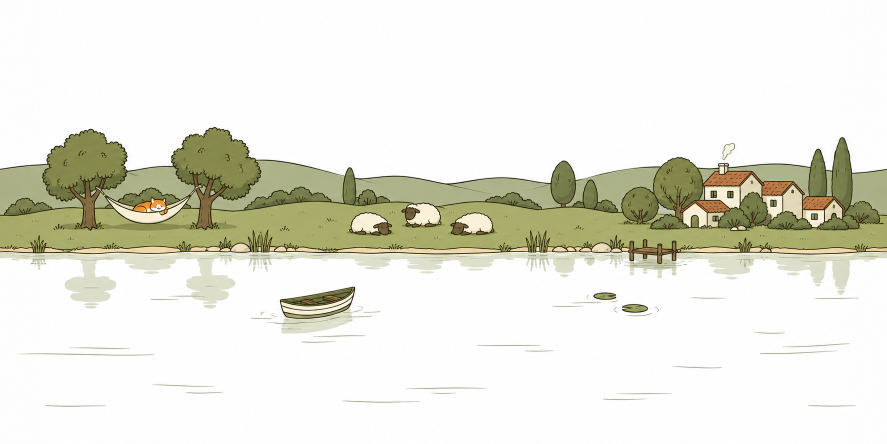
#> input picture scripts/assets/footer/landscape-source.png, 1774 x 887 px (shown at 1/2 size)
$ python prepare-footer-landscape.py
#> lines starting #> are read from the running program, lines starting #| are printed output that depends on the picture; after the words box and inside, x2 and y2 are one past the last pixel; in counts of white or black regions, pixels touching at a corner belong together
#> in main, src is the input picture: PIL image 1774x887 RGB; mean R, G, B 231.1, 231.1, 220
#!/usr/bin/env python3
"""Prepare the site footer landscape tile.

The imagegen source is a horizontally repeatable strip drawn on pure white. This script:
0. closes the last few pixels of the left/right seam so the tile repeats exactly;
1. bakes a multiply blend against the footer panel color, so paper-white areas
   (water, sheep, cottage walls) match the panel exactly;
2. turns the open sky into real transparency by flood-filling near-white pixels
   connected to the top edge, so the footer sun can sit *behind* the hills;
3. writes a tiny sketch of the land and its ink lines that the footer inlines as a
   placeholder until the full artwork has loaded;
4. cuts the open water at the bottom into a band that repeats vertically, so the lake can
   continue below the footer when the page is rubber-banded past its end.

Usage: python3 scripts/prepare-footer-landscape.py
Requires numpy and Pillow.
"""
from collections import deque
from pathlib import Path

import numpy as np
from PIL import Image, ImageFilter

ROOT = Path(__file__).resolve().parent.parent
SOURCE = ROOT / 'scripts/assets/footer/landscape-source.png'
OUTPUT = ROOT / 'src/assets/img/footer-landscape.png'
SKETCH = ROOT / 'src/assets/img/footer-landscape-sketch.png'
WATER = ROOT / 'src/assets/img/footer-landscape-water.png'
PANEL = (0xFC, 0xF9, 0xED)  # keep in sync with --footer-panel in site-footer.css
SKY_THRESHOLD = 236  # min channel value counted as open sky
SEAM = 16  # columns blended on each side of the wrap-around seam
SKETCH_WIDTH = 480  # placeholder width; it is inlined into every page, so keep it a few KB
SKETCH_INK = (0x2F, 0x31, 0x22)  # footer ink
SKETCH_INK_STRENGTH = 0.38  # how much ink shows over the panel
WATER_COPIES = 3  # vertically stacked, horizontally shifted copies of the open-water band
WATER_OBJECT = 150  # max channel distance from the panel color that counts as an object, not a ripple


def close_seam(rgb: np.ndarray) -> np.ndarray:
    """Blend mirrored columns around the wrap seam so column 0 == column w-1."""
    out = rgb.copy()
    w = rgb.shape[1]
#> w = 1774
    for k in range(SEAM):
        weight = 0.5 * (1 - k / SEAM)
        left, right = rgb[:, k], rgb[:, w - 1 - k]
        out[:, k] = (1 - weight) * left + weight * right
        out[:, w - 1 - k] = (1 - weight) * right + weight * left
    return out


def sky_mask(rgb: np.ndarray) -> np.ndarray:
    """Near-white pixels 4-connected to the top edge."""
    h, w, _ = rgb.shape
#> h = 887; w = 1774
    light = rgb.min(axis=2) >= SKY_THRESHOLD
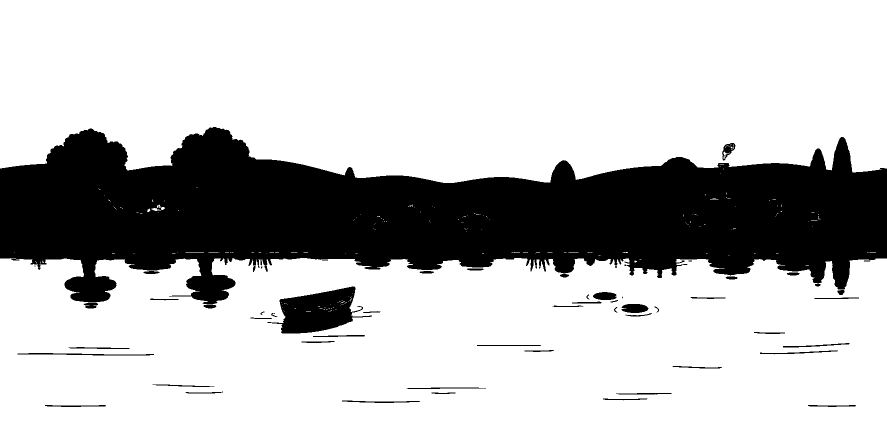
#> light: shape (887, 1774) bool (shown at 1/2 size); 75.4% white; 57 black regions (7 under 20 px), largest, box (x1, y1, x2, y2) and area: (0, 254, 1774, 608) 366722, (535, 573, 744, 667) 10527, (1243, 608, 1297, 626) 778
    sky = np.zeros((h, w), dtype=bool)
    queue = deque((0, x) for x in range(w) if light[0, x])
    for _, x in queue:
        sky[0, x] = True
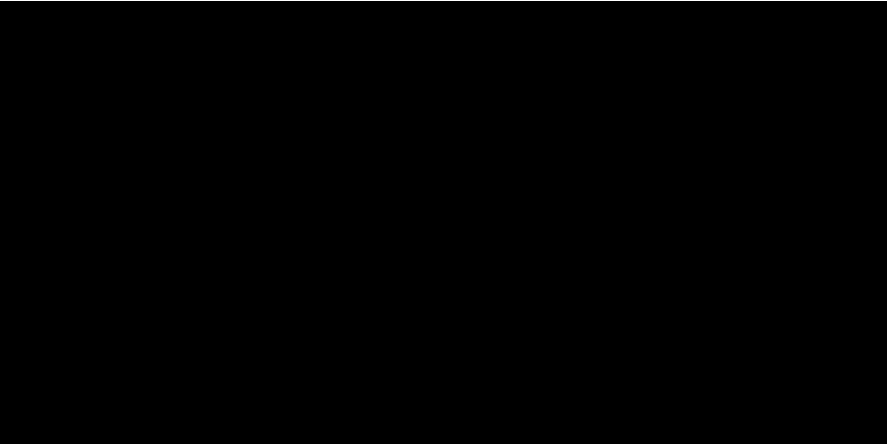
#> sky: shape (887, 1774) bool (shown at 1/2 size); 0.11% white in thin lines or dots, all inside (x1, y1, x2, y2) = (0, 0, 1774, 1)
    while queue:
        y, x = queue.popleft()
        for ny, nx in ((y + 1, x), (y - 1, x), (y, x + 1), (y, x - 1)):
            if 0 <= ny < h and 0 <= nx < w and light[ny, nx] and not sky[ny, nx]:
                sky[ny, nx] = True
                queue.append((ny, nx))
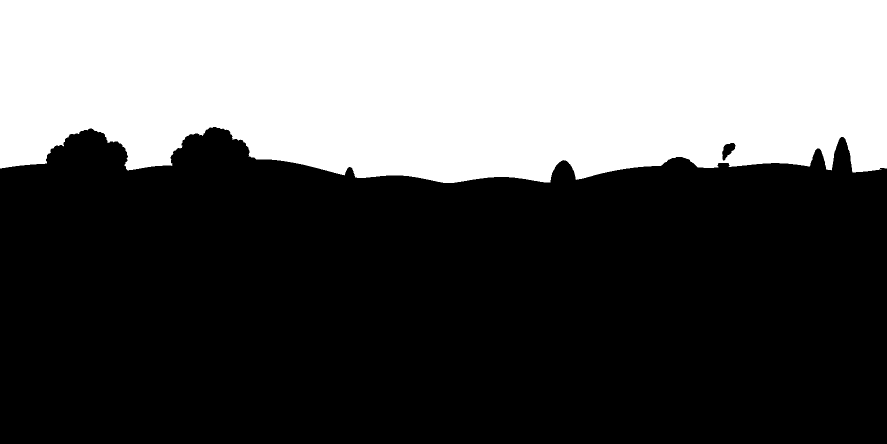
#> sky: shape (887, 1774) bool (shown at 1/2 size); 36.8% white; 1 white region, box (x1, y1, x2, y2) and area: (0, 0, 1774, 366) 579467
#| src/assets/img/footer-landscape.png 1774x887, sky 36.8%
    return sky


def write_sketch(rgba: np.ndarray) -> int:
    """Downsample the artwork into a three-color PNG: open sky, solid land in the panel color, faded ink lines.
    The land stays opaque so the sun hides behind the hills before the real artwork arrives."""
    width = SKETCH_WIDTH
    height = round(width * rgba.shape[0] / rgba.shape[1])
#> height = 240
    shrink = lambda mask: np.asarray(Image.fromarray(mask.astype(np.uint8) * 255).resize((width, height), Image.BOX))
    luma = rgba[..., :3] @ np.array([0.3, 0.59, 0.11], dtype=np.float32)
    land = shrink(rgba[..., 3] > 128) > 127
#> land: shape (240, 480) bool; 63.2% white; 1 black region, box (x1, y1, x2, y2) and area: (0, 0, 480, 99) 42389
    ink = shrink((luma < 105) & (rgba[..., 3] > 128)) > 60
#> ink: shape (240, 480) bool; 6.1% white in thin lines or dots, all inside (x1, y1, x2, y2) = (0, 69, 480, 173)
    index = np.where(ink & land, 2, np.where(land, 1, 0)).astype(np.uint8)
    faded = [round(p + (i - p) * SKETCH_INK_STRENGTH) for p, i in zip(PANEL, SKETCH_INK)]
    sketch = Image.fromarray(index, 'P')
#> sketch: PIL image 480x240 P; every value is 0
    sketch.putpalette([0, 0, 0, *PANEL, *faded])
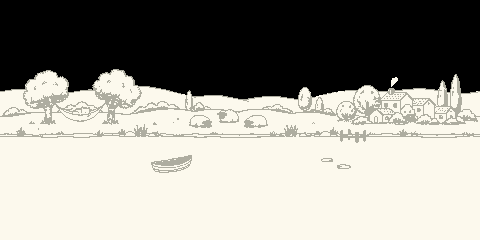
#> sketch: PIL image 480x240 P; mean R, G, B 154.5, 152.8, 145.1
    sketch.info['transparency'] = bytes([0, 255, 255])
    sketch.save(SKETCH, optimize=True, bits=2)
#| src/assets/img/footer-landscape-sketch.png 2640 bytes
    return SKETCH.stat().st_size


def write_water(rgba: np.ndarray) -> int:
    """Keep the rows below the last object (boat, lily pads, reflections), starting at a row of plain water,
    so the band only holds ripple lines and joins cleanly when it repeats."""
    distance = np.abs(rgba[..., :3].astype(np.int16) - np.array(PANEL)).max(axis=2)
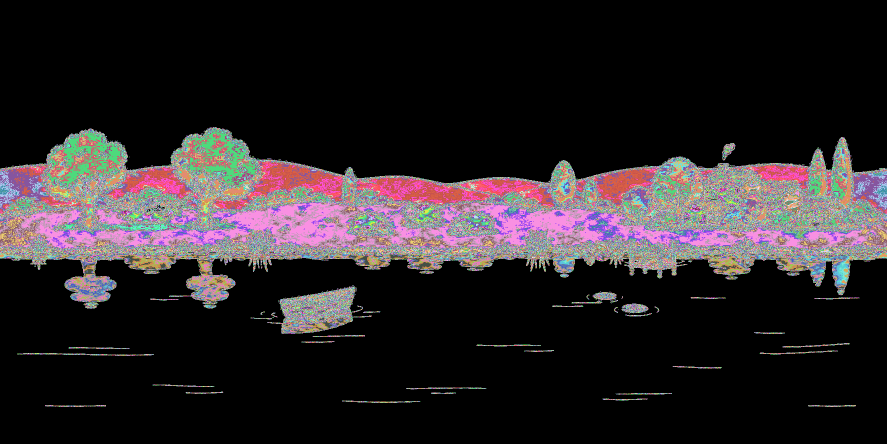
#> distance: shape (887, 1774) int64 (shown at 1/2 size); 245 distinct labels, from 0 to 252; one colour per label, 0 black
    objects = np.flatnonzero(distance.max(axis=1) > WATER_OBJECT)
#> objects = 338 values from 254 to 637
    plain = np.flatnonzero(distance.max(axis=1) <= 12)
#> plain = 409 values from 0 to 886
    top = int(plain[plain > objects.max()].min())
#> top = 668
    assert distance[-1].max() <= 12, 'the bottom row must be plain water'
    band = rgba[top:, :, :3]
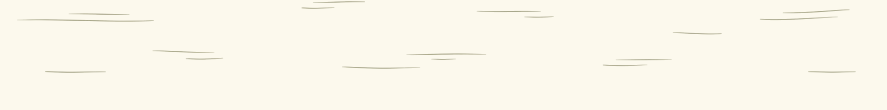
#> band: shape (219, 1774, 3) (shown at 1/2 size); mean R, G, B 251.3, 248.3, 236.1
    # Stack shifted copies so the ripples do not read as a regular grid when the band repeats.
    shifts = [round(band.shape[1] * k / WATER_COPIES) for k in range(WATER_COPIES)]
#> shifts = [0, 591, 1183]
    Image.fromarray(np.vstack([np.roll(band, shift, axis=1) for shift in shifts])).save(WATER, optimize=True)
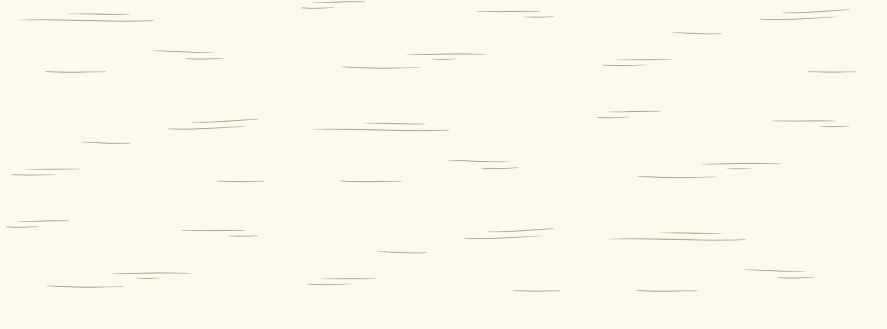
#> saved as footer-landscape-water.png: PIL image 1774x657 RGB (shown at 1/2 size); mean R, G, B 251.3, 248.3, 236.1
    return band.shape[0] * WATER_COPIES


def main() -> None:
    src = Image.open(SOURCE).convert('RGB')
    rgb = close_seam(np.asarray(src, dtype=np.float32))

    # Snap paper-white noise to pure white before blending.
    whiteness = rgb.min(axis=2, keepdims=True)
    rgb = np.where(whiteness >= 246, 255.0, rgb)

    sky = sky_mask(rgb.astype(np.uint8))
    # Soft 1px edge: blur the opaque mask slightly, keep the interior solid.
    opaque = Image.fromarray(((~sky) * 255).astype(np.uint8))
    alpha = np.asarray(opaque.filter(ImageFilter.GaussianBlur(0.6)), dtype=np.float32)
    alpha = np.maximum(alpha, (~sky) * 255.0)

    baked = rgb * (np.array(PANEL, dtype=np.float32) / 255.0)
    out = np.dstack([baked, alpha]).round().clip(0, 255).astype(np.uint8)
    OUTPUT.parent.mkdir(parents=True, exist_ok=True)
    Image.fromarray(out, 'RGBA').save(OUTPUT, optimize=True)
    print(f'{OUTPUT.relative_to(ROOT)} {src.width}x{src.height}, sky {sky.mean():.1%}')
    print(f'{SKETCH.relative_to(ROOT)} {write_sketch(out.astype(np.float32))} bytes')
    print(f'{WATER.relative_to(ROOT)} {write_water(out)} rows')
#| src/assets/img/footer-landscape-water.png 657 rows


if __name__ == '__main__':
    main()
